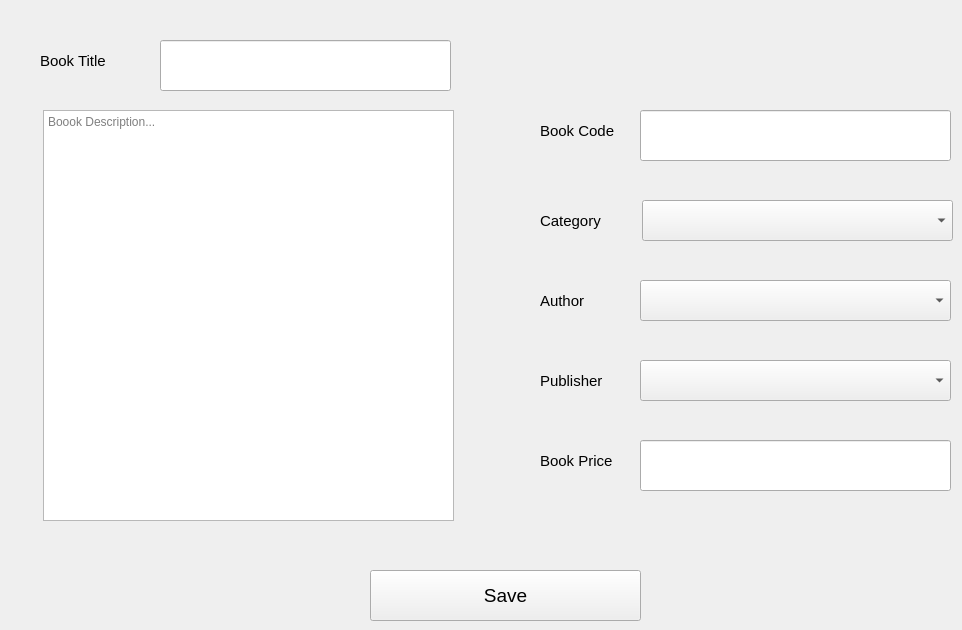
      <widget class="QWidget" name="tab_5">
       <attribute name="title">
        <string>Add New Book</string>
       </attribute>
       <widget class="QLineEdit" name="lineEdit_2">
        <property name="geometry">
         <rect>
          <x>160</x>
          <y>40</y>
          <width>291</width>
          <height>51</height>
         </rect>
        </property>
       </widget>
       <widget class="QLineEdit" name="lineEdit_3">
        <property name="geometry">
         <rect>
          <x>640</x>
          <y>110</y>
          <width>311</width>
          <height>51</height>
         </rect>
        </property>
       </widget>
       <widget class="QComboBox" name="comboBox_3">
        <property name="geometry">
         <rect>
          <x>642</x>
          <y>200</y>
          <width>311</width>
          <height>41</height>
         </rect>
        </property>
       </widget>
       <widget class="QComboBox" name="comboBox_4">
        <property name="geometry">
         <rect>
          <x>640</x>
          <y>280</y>
          <width>311</width>
          <height>41</height>
         </rect>
        </property>
       </widget>
       <widget class="QComboBox" name="comboBox_5">
        <property name="geometry">
         <rect>
          <x>640</x>
          <y>360</y>
          <width>311</width>
          <height>41</height>
         </rect>
        </property>
       </widget>
       <widget class="QLineEdit" name="lineEdit_4">
        <property name="geometry">
         <rect>
          <x>640</x>
          <y>440</y>
          <width>311</width>
          <height>51</height>
         </rect>
        </property>
       </widget>
       <widget class="QPushButton" name="pushButton_7">
        <property name="geometry">
         <rect>
          <x>370</x>
          <y>570</y>
          <width>271</width>
          <height>51</height>
         </rect>
        </property>
        <property name="font">
         <font>
          <family>Segoe UI</family>
          <pointsize>14</pointsize>
         </font>
        </property>
        <property name="text">
         <string>Save</string>
        </property>
       </widget>
       <widget class="QLabel" name="label_3">
        <property name="geometry">
         <rect>
          <x>40</x>
          <y>50</y>
          <width>101</width>
          <height>21</height>
         </rect>
        </property>
        <property name="font">
         <font>
          <family>Segoe UI</family>
          <pointsize>11</pointsize>
         </font>
        </property>
        <property name="text">
         <string>Book Title</string>
        </property>
       </widget>
       <widget class="QLabel" name="label_4">
        <property name="geometry">
         <rect>
          <x>540</x>
          <y>120</y>
          <width>101</width>
          <height>21</height>
         </rect>
        </property>
        <property name="font">
         <font>
          <family>Segoe UI</family>
          <pointsize>11</pointsize>
         </font>
        </property>
        <property name="text">
         <string>Book Code</string>
        </property>
       </widget>
       <widget class="QLabel" name="label_5">
        <property name="geometry">
         <rect>
          <x>540</x>
          <y>450</y>
          <width>101</width>
          <height>21</height>
         </rect>
        </property>
        <property name="font">
         <font>
          <family>Segoe UI</family>
          <pointsize>11</pointsize>
         </font>
        </property>
        <property name="text">
         <string>Book Price</string>
        </property>
       </widget>
       <widget class="QLabel" name="label_6">
        <property name="geometry">
         <rect>
          <x>540</x>
          <y>210</y>
          <width>101</width>
          <height>21</height>
         </rect>
        </property>
        <property name="font">
         <font>
          <family>Segoe UI</family>
          <pointsize>11</pointsize>
         </font>
        </property>
        <property name="text">
         <string>Category</string>
        </property>
       </widget>
       <widget class="QLabel" name="label_7">
        <property name="geometry">
         <rect>
          <x>540</x>
          <y>290</y>
          <width>101</width>
          <height>21</height>
         </rect>
        </property>
        <property name="font">
         <font>
          <family>Segoe UI</family>
          <pointsize>11</pointsize>
         </font>
        </property>
        <property name="text">
         <string>Author</string>
        </property>
       </widget>
       <widget class="QLabel" name="label_8">
        <property name="geometry">
         <rect>
          <x>540</x>
          <y>370</y>
          <width>101</width>
          <height>21</height>
         </rect>
        </property>
        <property name="font">
         <font>
          <family>Segoe UI</family>
          <pointsize>11</pointsize>
         </font>
        </property>
        <property name="text">
         <string>Publisher</string>
        </property>
       </widget>
       <widget class="QTextEdit" name="textEdit">
        <property name="geometry">
         <rect>
          <x>43</x>
          <y>110</y>
          <width>411</width>
          <height>411</height>
         </rect>
        </property>
        <property name="placeholderText">
         <string>Boook Description...</string>
        </property>
       </widget>
      </widget>
